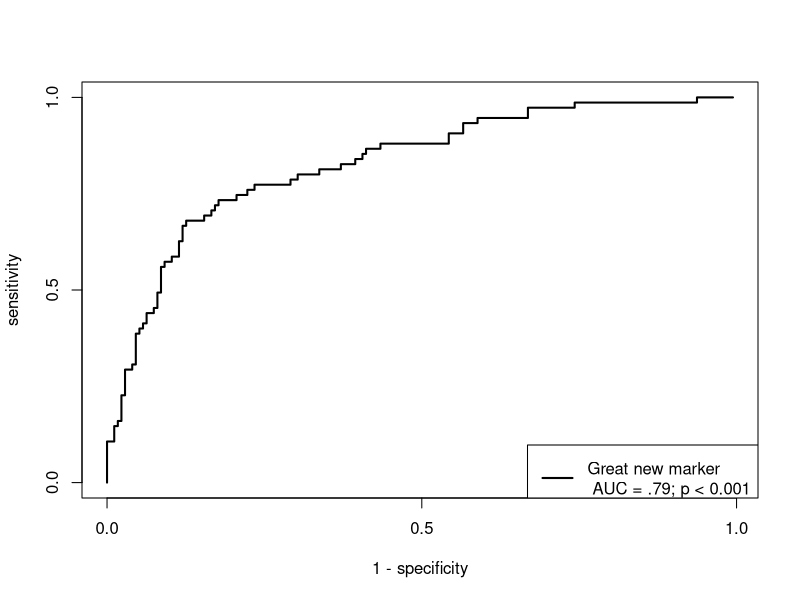
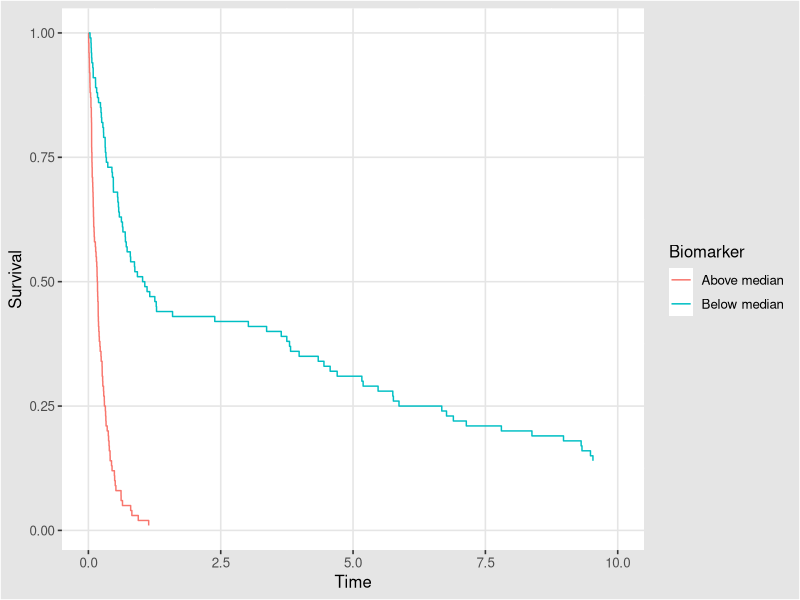
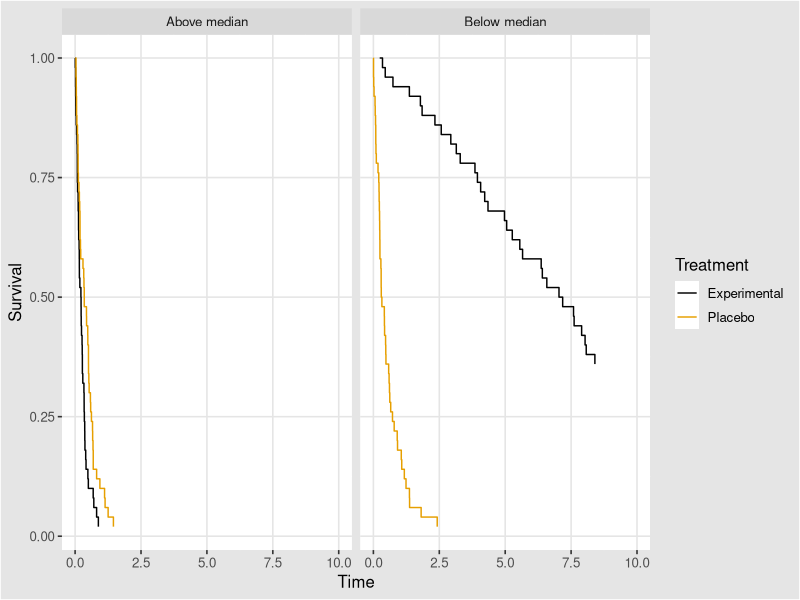
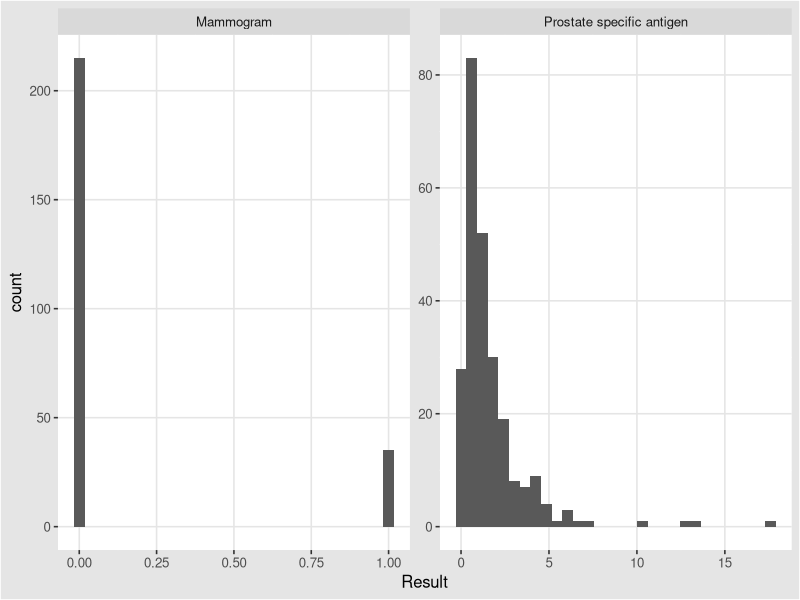
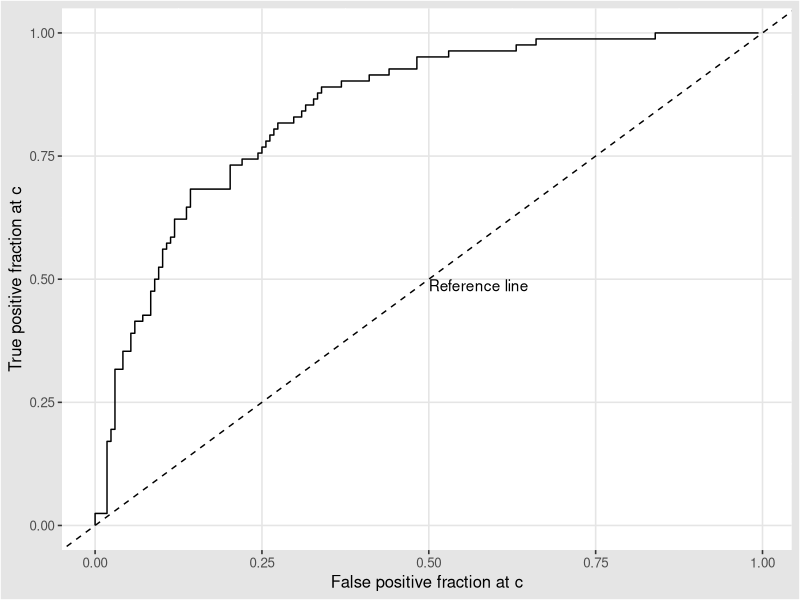
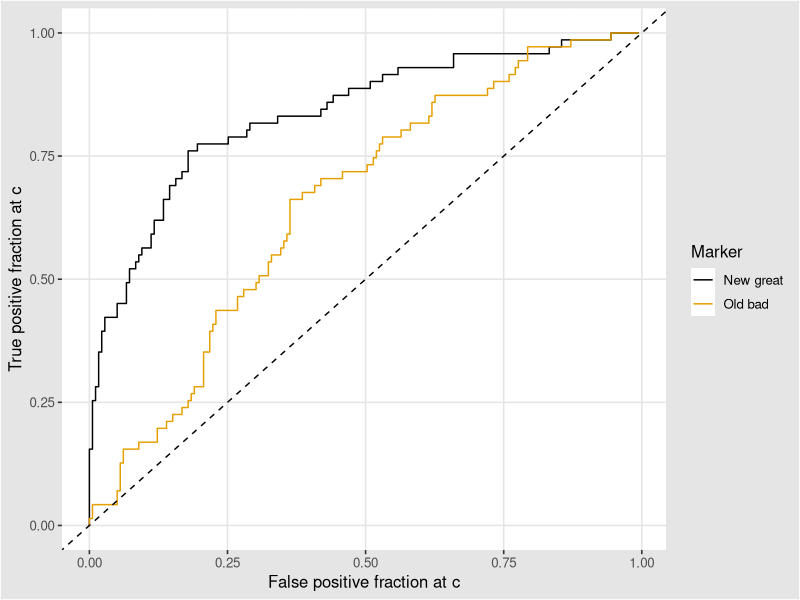
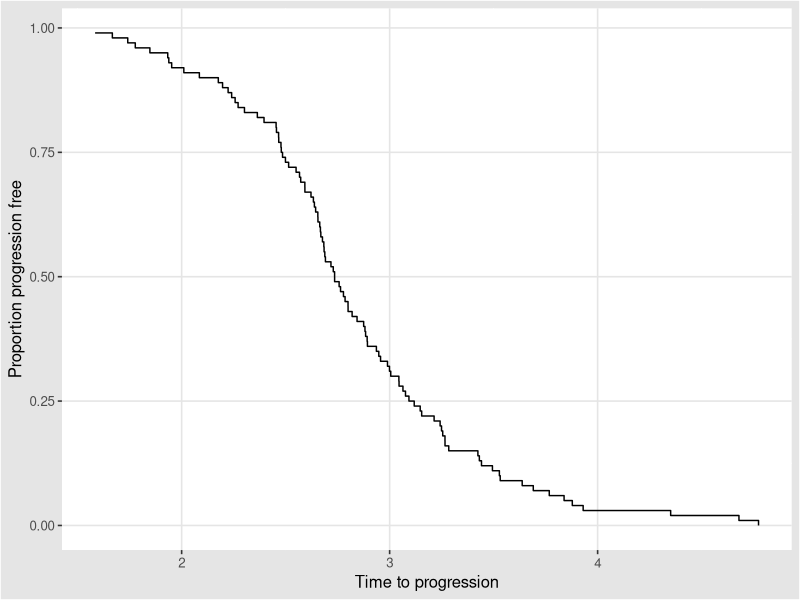

The R script that drew these images, in order:
## ---- chunk 1
library(ggplot2)
library(plyr)
library(ggthemes)
## ---- chunk 2
D <- rbinom(250, 1, .3)
T <- rnorm(250, mean = D, sd = .75)
  
c <- sort(T)
TPF <- sapply(c, function(x) mean(T[D == 1] > x))
FPF <- sapply(c, function(x) mean(T[D == 0] > x))

badroc <- data.frame(cbind(c, TPF, FPF))

plot(TPF ~ FPF, badroc, lwd = 2, xlab = "1 - specificity", ylab = "sensitivity", type = 's', xaxp = c(0, 1, 2), yaxp = c(0, 1, 2))
legend("bottomright", lwd = 2, lty = 1, legend = "Great new marker\n AUC = .79; p < 0.001")
## ---- chunk 3
df <- data.frame(Time = c(rexp(50, .1), rexp(50, 2), rexp(50, 4), rexp(50, 3)), 
                 Biomarker = c(rep("Below median", 100), rep("Above median", 100)), 
                 Treatment = rep(c(rep("Experimental", 50), rep("Placebo", 50)), 2))


df <- ddply(df, ~ Biomarker, function(d){
  
  data.frame(Time = d$Time, Survival = (nrow(d):1/nrow(d))[rank(d$Time, ties.method = "first")])
  
})

ggplot(df, aes(x = Time, y = Survival, color = Biomarker)) + scale_x_continuous(limits = c(0, 10)) +
  geom_step() + theme_igray() 

## ---- chunk 4

df <- data.frame(Time = c(rexp(50, .1), rexp(50, 2), rexp(50, 4), rexp(50, 3)), 
                 Biomarker = c(rep("Below median", 100), rep("Above median", 100)), 
                 Treatment = rep(c(rep("Experimental", 50), rep("Placebo", 50)), 2))

df <- ddply(df, ~ Biomarker + Treatment, function(d){
  
  data.frame(Time = d$Time, Survival = (nrow(d):1/nrow(d))[rank(d$Time, ties.method = "first")])
  
})

ggplot(df, aes(x = Time, y = Survival, color = Treatment)) + scale_x_continuous(limits = c(0, 10)) +
  geom_step() + theme_igray() + scale_color_colorblind() + facet_wrap(~Biomarker)
## ---- chunk 5
contex <- data.frame(Result = c(exp(rnorm(250)), rbinom(250, 1, .15)), Test = c(rep("Prostate specific antigen", 250), rep("Mammogram", 250)))
ggplot(contex, aes(x = Result)) + geom_bar(stat = "bin") + facet_wrap(~ Test, scales = "free") + theme_igray() + scale_color_colorblind()
## ---- chunk 6
D <- rbinom(250, 1, .3)
M <- rnorm(250, mean = D, sd = .75)

rocme <- function(M, D){
  
c <- sort(M)
TPF <- sapply(c, function(x) mean(M[D == 1] > x))
FPF <- sapply(c, function(x) mean(M[D == 0] > x))

data.frame(cbind(c, TPF, FPF))

}

tour <- rocme(M, D)
ggplot(tour, aes(x = FPF, y = TPF)) + geom_path() + geom_abline(intercept = 0, slope = 1, lty = 2) + theme_igray() + 
  scale_x_continuous("False positive fraction at c") + scale_y_continuous("True positive fraction at c") + 
  annotate("text", x = .5, y = .5, label = "Reference line", hjust = 0, vjust = 1)
## ---- chunk 7
D <- rbinom(250, 1, .3)
M1 <- rnorm(250, mean = D, sd = .75)
M2 <- rnorm(250, mean = D, sd = 1.75)

tour2 <- rbind(rocme(M1, D), rocme(M2, D))
tour2$Marker <- c(rep("New great", 250), rep("Old bad", 250))

ggplot(tour2, aes(x = FPF, y = TPF, color = Marker)) + geom_path() + geom_abline(intercept = 0, slope = 1, lty = 2) + 
  theme_igray() + scale_color_colorblind() + 
  scale_x_continuous("False positive fraction at c") + scale_y_continuous("True positive fraction at c") 
## ---- chunk 8
ggplot(data.frame(T = sort(exp(rnorm(100, mean = 1, sd = .2)))), aes(x = T, y = 1 - seq_along(T)/100)) + geom_step() + 
  scale_x_continuous("Time to progression") +
  scale_y_continuous("Proportion progression free") + theme_igray()
